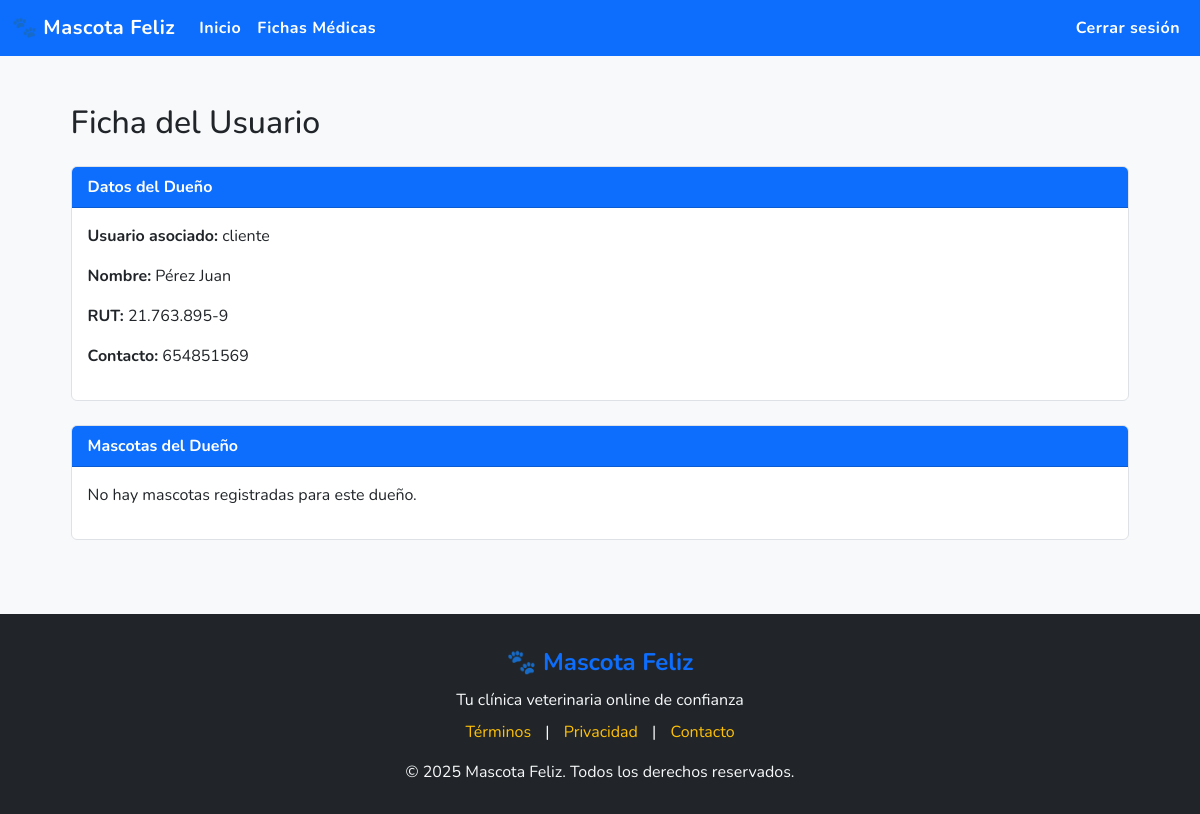
/dueno/2/ (signed in), run on an earlier commit of the app's database.
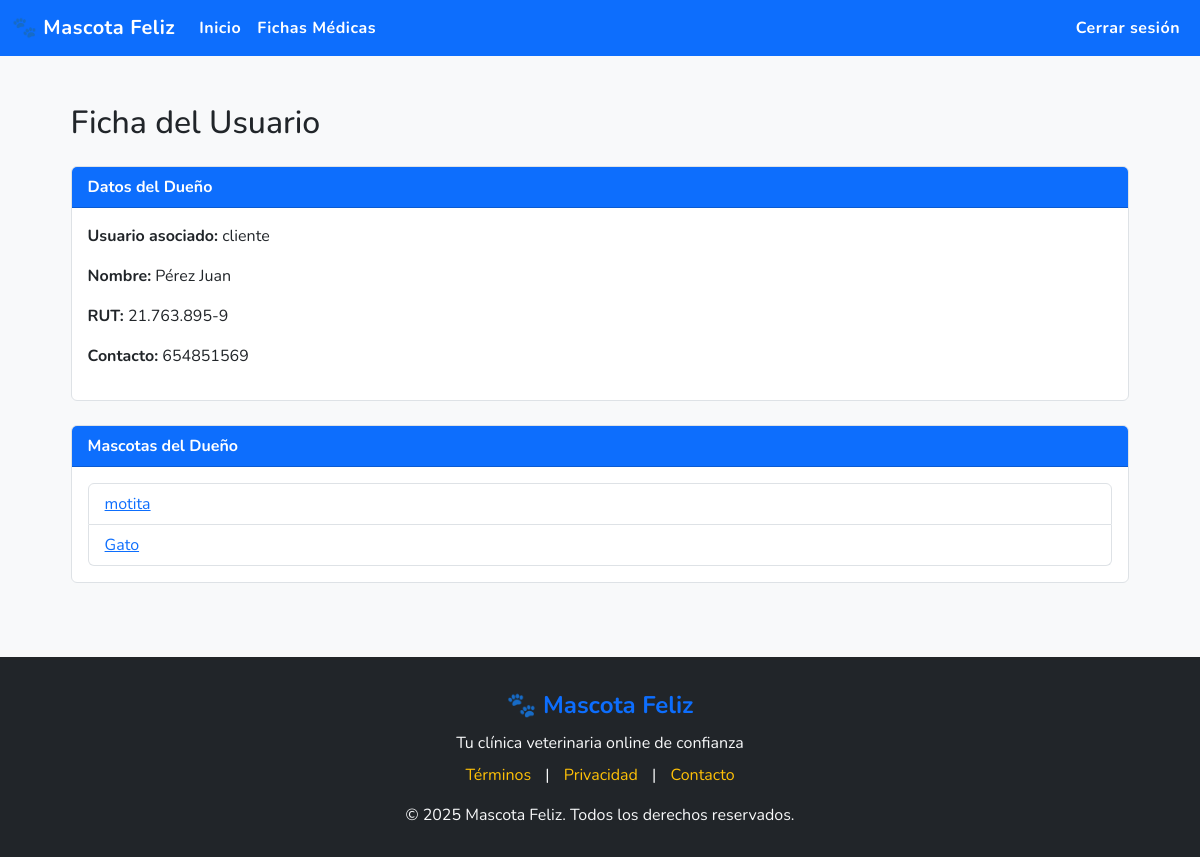
And on a later commit of the database.
### core/models.py (models this page shows, shortened)
class Mascota(models.Model):
    SEXO_CHOICES = [
        ('macho', 'Macho'),
        ('hembra', 'Hembra'),
    ]
    ESPECIE_CHOICES = [
        ('perro', 'Perro'),
        ('gato', 'Gato'),
    ]
    dueno = models.ForeignKey(Dueno, on_delete=models.CASCADE, related_name='mascotas')
    nombre = models.CharField(max_length=100)
    chip = models.CharField(max_length=30, blank=True, null=True)
    raza = models.CharField(max_length=100)
    color = models.CharField(max_length=50)
    sexo = models.CharField(max_length=10, choices=SEXO_CHOICES, default='macho')
    especie = models.CharField(max_length=20, choices=ESPECIE_CHOICES, default='perro')
    fecha_nacimiento = models.DateField(null=True, blank=True)

### app/views.py (the view)
# urls.py: path('dueno/<int:user>/', views.ver_dueno, name='ver_dueno'),
@login_required
def ver_dueno(request, user):
    usuario = get_object_or_404(Usuario, id=user)
    dueno = Dueno.objects.filter(usuario=user)
    if dueno:
        for dueno in dueno:
            mascotas = Mascota.objects.filter(dueno=dueno)
        context = {
            'usuario': usuario,
            'dueno': dueno,
            'mascotas': mascotas,
        }
    else:
        context = {
            'usuario': usuario
        }
    return render(request, "pages/ver_dueno.html", context)

### app/templates/pages/ver_dueno.html (shortened to what this page needs)
{% extends 'base/base.html' %}
{% block content %}
<div class="container mt-4">
    <h2 class="mb-4">Ficha del Usuario</h2>
    <div class="card mb-4">
        <div class="card-header bg-primary text-white">Datos del Dueño</div>
        <div class="card-body">
            <p><strong>Usuario asociado:</strong> {{ usuario.username }}</p>
            {% if dueno %}
                <p><strong>Nombre:</strong> {{ dueno.nombre }}</p>
                <p><strong>RUT:</strong> {{ dueno.rut }}</p>
                <p><strong>Contacto:</strong> {{ dueno.contacto }}</p>
            {% else %}
                <p>No se encontró dueño asociado.</p>
            {% endif %}
        </div>
    </div>
    <div class="card mb-4">
        <div class="card-header bg-primary text-white">Mascotas del Dueño</div>
        <div class="card-body">
            {% if mascotas %}
                <ul class="list-group">
                    {% for mascota in mascotas %}
                        <li class="list-group-item">
                            <a href="{% url 'ver_mascota' mascota.id %}">{{ mascota.nombre }}</a>
                        </li>
                    {% endfor %}
                </ul>
            {% else %}
                <p>No hay mascotas registradas para este dueño.</p>
            {% endif %}
        </div>
    </div>
</div>
{% endblock %}

What changed in the data, as far as the page shows it:
added Mascota: nombre "motita"
added Mascota: nombre "Gato"
Also different on the page:
text no longer shown: "No hay mascotas registradas para este dueño."
